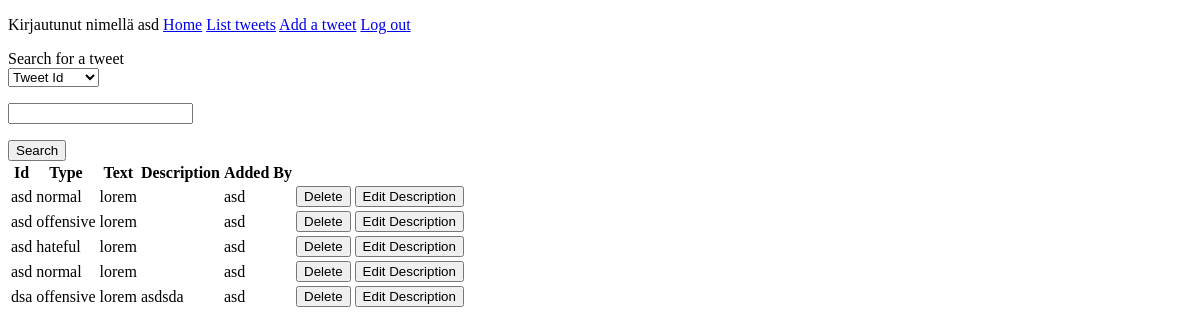
Page /tweets (signed in) on the earlier database version.
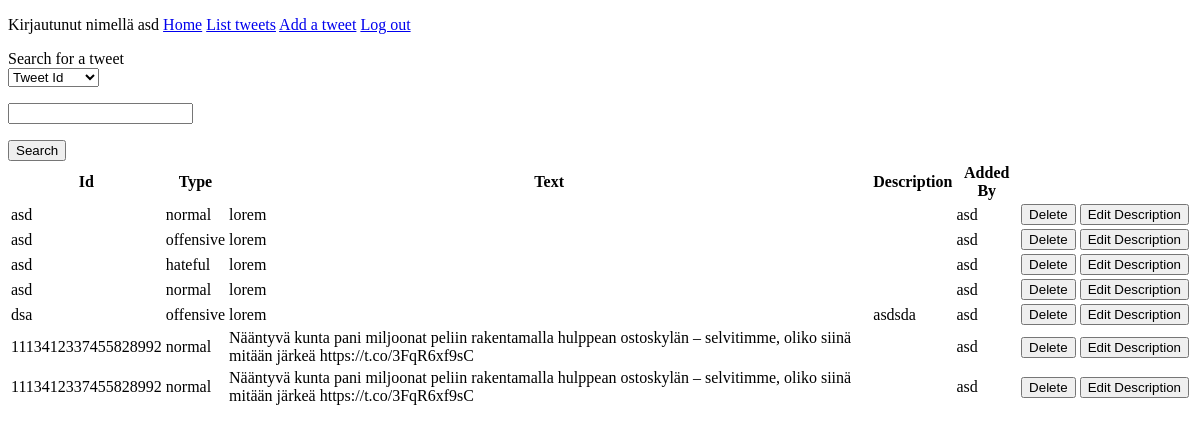
Same page on the later database version.
### application/auth/models.py (models this page shows, shortened)
class User(db.Model):
    __tablename__ = "account"
    id = db.Column(db.Integer, primary_key=True)
    date_created = db.Column(db.DateTime, default=db.func.current_timestamp())
    date_modified = db.Column(db.DateTime, default=db.func.current_timestamp(),
                              onupdate=db.func.current_timestamp())
    name = db.Column(db.String(144), nullable=False)
    username = db.Column(db.String(144), nullable=False)
    password = db.Column(db.String(144), nullable=False)
    tweets = db.relationship("Tweet", backref='account', lazy=True)

### application/tweets/models.py (models this page shows, shortened)
class Tweet(db.Model):
    id = db.Column(db.Integer, primary_key=True)
    date_created = db.Column(db.DateTime, default=db.func.current_timestamp())
    date_modified = db.Column(db.DateTime, default=db.func.current_timestamp(),
    onupdate=db.func.current_timestamp())
    tweetid = db.Column(db.String(100))
    tweettype = db.Column(db.String(100))
    tweettext = db.Column(db.String(300))
    addedby = db.Column(db.String(100))
    tweetdescription = db.Column(db.String(100))
    account_id = db.Column(db.Integer, db.ForeignKey('account.id'),
                           nullable=False)

### application/tweets/views.py (the view)
@app.route("/tweets", methods=['GET', 'POST'])
@login_required
def tweets_index():
    search = TweetSeachForm(request.form)
    if request.method == 'POST':
        return search_results(search)
    tweetquery = db.session().query(Tweet).filter(Tweet.account_id.contains(current_user.id))
    tweets = tweetquery.all()
    return render_template("tweets/list.html", tweets=tweets, form=search)

### application/tweets/forms.py
class TweetSeachForm(Form):
    choices = [('Tweet Id', 'Tweet Id'), ('Tweet Type', 'Tweet Type')]
    select = SelectField('Search for tweets: ', choices=choices)
    search = StringField('')

### application/__init__.py (called while the page is built)
@login_manager.user_loader
def load_user(user_id):
    return User.query.get(user_id)

### application/templates/tweets/list.html (shortened to what this page needs)
{% extends "layout.html" %}
{% block body %}
    {% if current_user.is_authenticated %}
        <div>Search for a tweet</div>
        <form method=post action="{{ url_for('tweets_index') }}">
            <d1>
                {{ form.select }}
                <p>
                    {{ form.search }}
            </d1>
            </p><input type="submit" value="Search"/>
        </form>
        <table>
            <tr>
                <th>Id</th>
                <th>Type</th>
                <th>Text</th>
                <th>Description</th>
                <th>Added By</th>
            </tr>
            {% for tweet in tweets %}
                <tr>
                    <td>{{ tweet.tweetid }}</td>
                    <td>{{ tweet.tweettype }}</td>
                    <td>{{ tweet.tweettext }}</td>
                    <td>{{ tweet.tweetdescription }}</td>
                    <td>{{ tweet.addedby }}</td>
                    <td>
                        <form method="POST" action="{{ url_for('tweet_delete', id = tweet.id) }}">
                            <input type="submit" value="Delete">
                        </form>
                    </td>
                    <td>
                        <form method="GET" action="{{ url_for('tweets_view', id = tweet.id) }}">
                            <input type="submit" value="Edit Description">
                        </form>
                    </td>
                </tr>
            {% endfor %}
        </table>
    {% else %}
        <div>Log in</div>
    {% endif %}
{% endblock %}

### application/templates/layout.html (shortened to what this page needs)
  <!DOCTYPE html>
  <html>
    <head>
    </head>
    <body>
    <div class="topnav">
              {% if current_user.is_authenticated %}
      <p>
	Kirjautunut nimellä {{ current_user.name }}
        <a class="active" href="/">Home</a>
        <a href="{{ url_for('tweets_index') }}">List tweets</a>
        <a href="{{ url_for('tweets_form') }}">Add a tweet</a>
        <a href="{{ url_for('auth_logout') }}">Log out</a>
      </p>
      {% else %}
                  <h1>Log in or register to view page</h1>
                  <a href="{{ url_for('index') }}">Home</a>
      <a href="{{ url_for('auth_login') }}">Log in</a>
      <a href="{{ url_for('auth_register') }}"> Register </a>
      {% endif %}
    </div>
      {% block body %}{% endblock %}
    </body>
  </html>

Differences in the rows shown:
added Tweet: tweetid "1113412337455828992", tweettype "normal", tweettext "Nääntyvä kunta pani miljoonat peliin rakentamalla hulppean ostoskylän – selvitimme, oliko siinä mitään järkeä https://t.co/3FqR6xf9sC", addedby "asd"
added Tweet: tweetid "1113412337455828992", tweettype "normal", tweettext "Nääntyvä kunta pani miljoonat peliin rakentamalla hulppean ostoskylän – selvitimme, oliko siinä mitään järkeä https://t.co/3FqR6xf9sC", addedby "asd"
